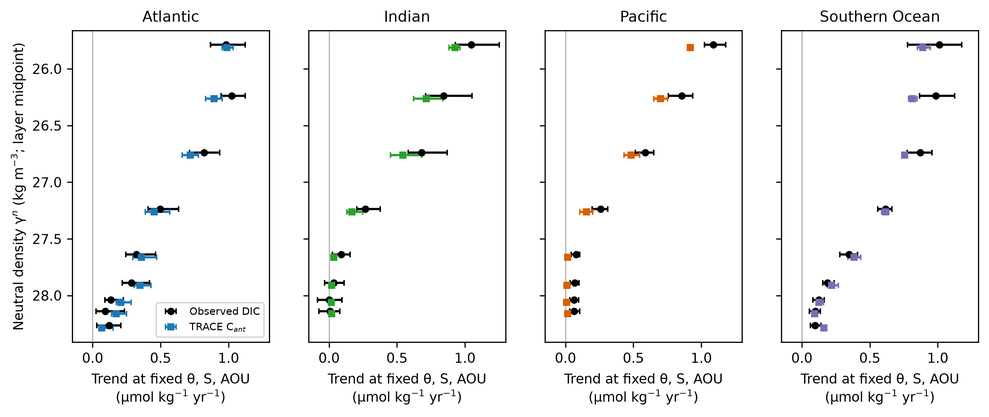
#> input picture research/figures/fig2_trend_profiles.png, 989 x 417 px, shrunk from 2791 x 1175 before the run
$ python pitch.py
#> lines starting #> are read from the running program, lines starting #| are printed output that depends on the picture
"""Build a short slide-deck PDF pitch for an advisor meeting.

Usage: python -m research.visualization.pitch
Output: paper/pitch_for_professor.pdf (+ PNG previews in research/figures/pitch/)
"""

from __future__ import annotations

import matplotlib

matplotlib.use("Agg")
import matplotlib.image as mpimg
import matplotlib.pyplot as plt
from matplotlib.backends.backend_pdf import PdfPages
from matplotlib.patches import FancyBboxPatch

from research.data_io import ROOT

FIG = ROOT / "research" / "figures"
OUT = ROOT / "paper" / "pitch_for_professor.pdf"
PREV = FIG / "pitch"
W, H = 13.333, 7.5
INK, MUTED, ACCENT, GOOD, WARN = "#1b2a3a", "#5b6b7b", "#1f6f9f", "#2e7d32", "#b5651d"
plt.rcParams.update({"font.family": "DejaVu Sans"})


def slide(title: str | None = None, kicker: str | None = None):
    fig = plt.figure(figsize=(W, H))
    fig.patch.set_facecolor("white")
    if kicker:
        fig.text(0.05, 0.925, kicker.upper(), fontsize=11, color=ACCENT, weight="bold")
    if title:
        fig.text(0.05, 0.86, title, fontsize=25, color=INK, weight="bold", va="center")
    return fig


def bullets(fig, items, x=0.05, y=0.74, size=16, gap=0.075, width=None):
#> called with x = 0.05, y = 0.76, size = 16, gap = 0.085
    for it in items:
        sub = it.startswith("  ")
        txt = it.strip()
        fig.text(x + (0.03 if sub else 0), y, ("–  " if sub else "•  ") + txt,
                 fontsize=size - (2 if sub else 0), color=MUTED if sub else INK, va="top", wrap=True)
        y -= gap * (0.8 if sub else 1)
    return y


def box(fig, x, y, w, h, text, color=ACCENT, size=15, title=None):
    ax = fig.add_axes([x, y, w, h])
    ax.axis("off")
    ax.add_patch(FancyBboxPatch((0, 0), 1, 1, boxstyle="round,pad=0.0,rounding_size=0.04",
                                transform=ax.transAxes, facecolor=color, alpha=0.09, edgecolor=color, lw=1.5))
    if title:
        ax.text(0.04, 0.88, title, fontsize=size, weight="bold", color=color, va="top", transform=ax.transAxes)
    ax.text(0.04, 0.88 - (0.2 if title else 0), text, fontsize=size - 1, color=INK, va="top",
            transform=ax.transAxes, wrap=True, linespacing=1.45)


def image(fig, path, rect):
    ax = fig.add_axes(rect)
    ax.imshow(mpimg.imread(path))
    ax.axis("off")


def footer(fig, n):
    fig.text(0.05, 0.035, "GLODAPv2.2023 · TRACE · eMLR(C*) — draft results, not yet peer-reviewed",
             fontsize=9, color=MUTED)
    fig.text(0.95, 0.035, str(n), fontsize=10, color=MUTED, ha="right")


def build():
    slides = []

    # 1 Title
    f = slide()
    f.text(0.05, 0.70, "Is the ocean storing human CO₂\nas fast as tracer ages predict?", fontsize=36,
           weight="bold", color=INK, va="top", linespacing=1.2)
    f.text(0.05, 0.43, "A sample-matched test of 50 years of GLODAP carbon data\nagainst tracer-based anthropogenic-carbon estimates",
           fontsize=18, color=MUTED, va="top", linespacing=1.4)
    f.text(0.05, 0.20, "Ishaan Sodhi   ·   14 November 2026 (updated with Rounds 2–4)", fontsize=14, color=INK)
    f.add_artist(plt.Line2D([0.05, 0.35], [0.27, 0.27], color=ACCENT, lw=3))
    slides.append(f)

    # 2 Where it started
    f = slide("It started as an audit of our TCO₂ regression project", "Background")
    bullets(f, [
        "Original claim: DIC ≈ a 5-parameter 'rank-1 quadratic' in S, T, AOU — 'low-dimensional'",
        "Re-analysis found every model under-predicts later years: +4 to +11 µmol kg⁻¹ bias",
        "  The bias grows with time and is largest near the surface — the shape of human CO₂ uptake",
        "Adding a simple time term removes 77–83 % of that bias (median)",
        "Which model 'wins' flips with the test design; rank-1 vs rank-2 vs quadratic",
        "  are statistically equivalent within ±4 µmol kg⁻¹ (DIC measurement precision)",
        "15 % of the data used were calculated or non-QC'd DIC (GLODAP flags ignored)",
    ], y=0.76, size=16, gap=0.085)
    box(f, 0.05, 0.08, 0.9, 0.12, "So the 'error' was a signal. Instead of hiding it, we made it the research question.",
        color=ACCENT, size=16)
    slides.append(f)

    # 3 Question
    f = slide("Research question", "The idea")
    f.text(0.05, 0.70, "Within the same places and at the same water properties (θ, S, AOU),\n"
                       "does ocean DIC rise at the rate that tracer-based models of\n"
                       "anthropogenic carbon (TRACE) predict — layer by layer, basin by basin?",
           fontsize=21, color=INK, va="top", linespacing=1.5, style="italic")
    box(f, 0.05, 0.10, 0.42, 0.32,
        "• DIC-based methods (eMLR) and tracer-based\n  methods (TTD/TRACE) both estimate human CO₂\n"
        "• They are usually compared as maps or inventories\n"
        "• Never with one identical estimator at the\n  same samples over the whole record (that we found)",
        title="Why it matters", size=14)
    box(f, 0.53, 0.10, 0.42, 0.32,
        "• Agreement → validates TRACE's rates\n  from carbon data directly\n"
        "• Disagreement → either TRACE is biased,\n  or natural carbon / circulation is changing\n"
        "• Both outcomes are publishable",
        title="What we learn", color=GOOD, size=14)
    slides.append(f)

    # 4 Method
    f = slide("Design: one estimator, two inputs, same samples", "Method")
    bullets(f, [
        "Data: 342,277 strict-QC GLODAPv2.2023 samples, 515 cruises, 1972–2021",
        "Grid: 4°×4° cells revisited over ≥ 10 years; 9 neutral-density layers; 4 basins",
        "Model per basin × layer:  y = cell effect + f(θ, S, AOU) + β·year",
        "  Run with y = observed DIC  →  β_DIC;   with y = TRACE C_ant  →  β_Cant",
        "New: drift-immune version — upper layer vs deep layers within the same cruises",
        "  Cruise fixed effects cancel any per-cruise calibration offset, even one drifting in time",
        "Uncertainty: cruise-level bootstrap shared across all groups (valid pooled CIs)",
        "Pre-registered pass/fail rules; validated on synthetic data with drift (bias ≤ 0.002)",
    ], y=0.76, size=16, gap=0.08)
    slides.append(f)

    # 5 Result 1
    f = slide("Result 1 — a clear human-CO₂ signature", "Results")
    image(f, FIG / "fig2_trend_profiles.png", [0.03, 0.22, 0.94, 0.58])
    f.text(0.05, 0.13, "≈ 1 µmol kg⁻¹ yr⁻¹ at the surface in every basin (matches CO₂ equilibrium theory), decaying with depth;\n"
                       "reaches North Atlantic Deep Water but not old Indian deep water.",
           fontsize=13, color=INK, va="top", linespacing=1.5)
    slides.append(f)

    # 6 Result 2
    f = slide("Result 2 — upper ocean 16–18 % faster than TRACE, not drift", "Results")
    image(f, FIG / "fig7_drift_immune_excess.png", [0.03, 0.22, 0.94, 0.58])
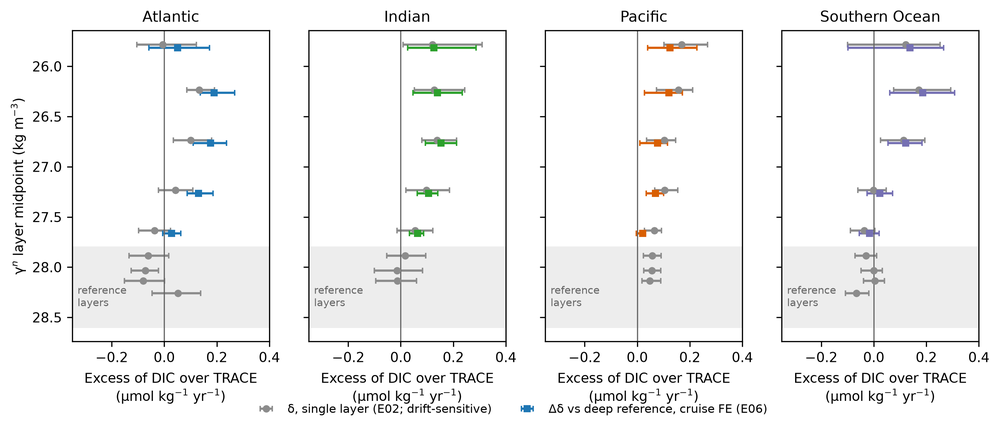
#> input picture research/figures/fig7_drift_immune_excess.png, 1000 x 431 px, shrunk from 2821 x 1217 before the run
    f.text(0.05, 0.13, "Pooled upper ocean (γⁿ ≤ 27.0): observed / TRACE = 1.16 [1.11, 1.21].  Drift-immune (cruise offsets removed): 1.18 [1.11, 1.23].\n"
                       "Similar in all four basins (16–20 %); 10 of 12 upper layers survive the drift test; robust to the choice of deep reference (1.16–1.19).",
           fontsize=13, color=INK, va="top", linespacing=1.5)
    slides.append(f)

    # 7 Result 3
    f = slide("Result 3 — two eMLR(C*) products agree", "Results")
    image(f, FIG / "fig10_emlr_products.png", [0.03, 0.22, 0.94, 0.58])
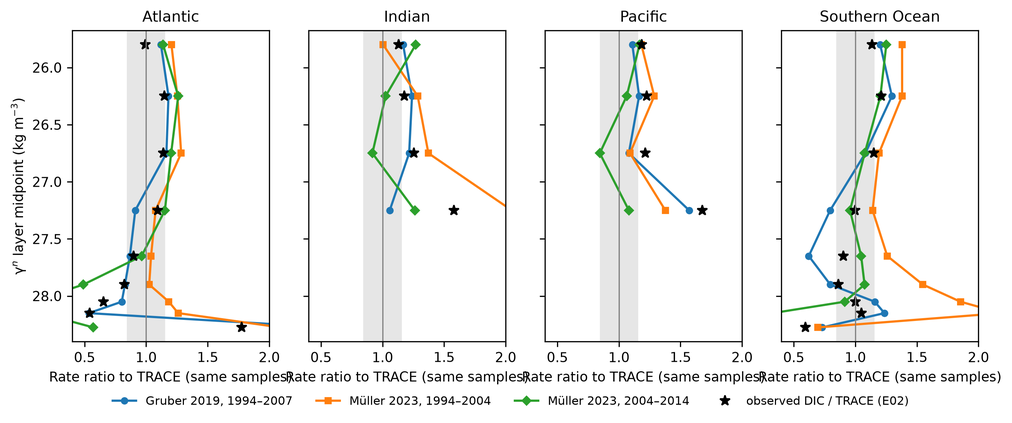
#> input picture research/figures/fig10_emlr_products.png, 1012 x 423 px, shrunk from 2856 x 1194 before the run
    f.text(0.05, 0.13, "At the same samples: Gruber 2019 (1994–2007) 1.13;  Müller 2023 (1994–2004) 1.20 and (2004–2014) 1.13 × TRACE.\n"
                       "Even their lowest sensitivity cases exceed TRACE.  Caveat: both use GLODAP DIC, so not independent.",
           fontsize=13, color=INK, va="top", linespacing=1.5)
    slides.append(f)

    # 8 Result 4 (model)
    f = slide("Result 4 — two climate models: method validated, shortfall not confirmed", "Results")
    image(f, FIG / "fig13_models.png", [0.12, 0.22, 0.76, 0.58])
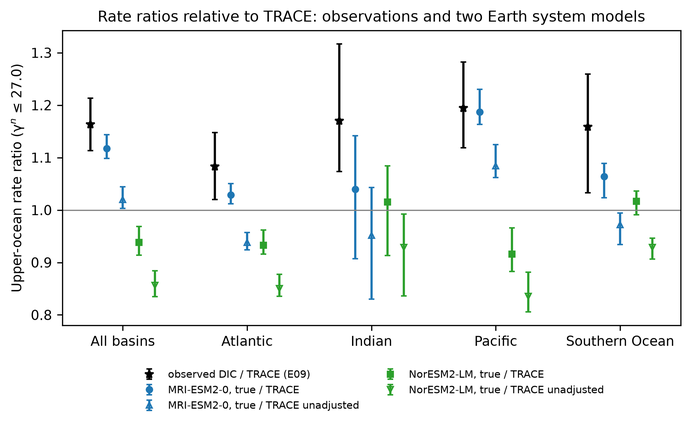
#> input picture research/figures/fig13_models.png, 691 x 426 px, shrunk from 1949 x 1202 before the run
    f.text(0.05, 0.13, "Two climate models sampled at every GLODAP sample (true C_ant known exactly): our estimator is unbiased in both.\n"
                       "But TRACE is 12 % short in MRI-ESM2-0 and 6 % over in NorESM2-LM, so the models cannot confirm the shortfall.",
           fontsize=13, color=INK, va="top", linespacing=1.5)
    slides.append(f)

    # 9 Mechanism
    f = slide("Why? Most of it is TRACE's surface CO₂ boundary condition", "Mechanism")
    bullets(f, [
        "TRACE's built-in surface-ocean CO₂ history rises at only 0.88 × the atmospheric rate",
        "Swap in the real atmospheric record:",
        "  Observations: excess falls from 16 % to 6 % [1, 10] → explains ≈ 60 %",
        "  MRI-ESM2-0: 12 % → 2 %;  NorESM2-LM (pre-registered test): no shortfall to explain",
        "Time series (BATS, HOT, ESTOC) show surface pCO₂ keeping pace with the atmosphere",
        "Other TRACE knobs (age-distribution shape, ages ±20 %, θ input) matter little",
        "Deep Atlantic: 25–35 % below TRACE in data and eMLR — slowing deep ventilation",
    ], y=0.76, size=16, gap=0.085)
    box(f, 0.05, 0.08, 0.9, 0.12, "Found after seeing the data (post hoc); the pre-registered out-of-sample test in a 2nd model did not confirm it.",
        color=WARN, size=14)
    slides.append(f)

    # 10 Confidence
    f = slide("How sure are we?", "Honest assessment")
    box(f, 0.05, 0.14, 0.42, 0.62,
        "✓ Survives cruise-offset/drift removal\n"
        "✓ Same in all four basins; pooled CIs\n"
        "✓ 7 TRACE structural variants\n"
        "✓ C* (phosphate + alkalinity): 9/12 layers\n"
        "✓ Two eMLR(C*) products agree\n"
        "✓ Two ESMs: estimator unbiased\n"
        "✓ Robust to deep reference choice\n"
        "✓ Pre-registered; all runs logged",
        title="What holds up", color=GOOD, size=15)
    box(f, 0.53, 0.14, 0.42, 0.62,
        "! All observational evidence uses GLODAP DIC\n"
        "! The two ESMs disagree on the TRACE\n   shortfall (+12 %, −6 %)\n"
        "! Near reference: excess ~30 % smaller\n"
        "! Pacific thermocline depends on AOU vs\n   phosphate correction\n"
        "! Not yet reviewed by a carbon expert",
        title="What could break it", color=WARN, size=15)
    slides.append(f)

    # 11 Claim
    f = slide("The claim we think we can defend", "Takeaway")
    box(f, 0.05, 0.50, 0.9, 0.26,
        "Upper-ocean anthropogenic carbon accumulates 16–18 % faster than TRACE predicts at the\n"
        "same samples. The excess is not caused by cruise-level calibration drift, is matched by two\n"
        "eMLR(C*) products; our method is validated in two Earth system models. About 60 % of it\n"
        "matches TRACE's damped surface CO₂ boundary condition: an observational constraint on C_ant rates.",
        color=ACCENT, size=16)
    bullets(f, [
        "Side results: a reusable drift-immune diagnostic for any interior C_ant product;",
        "  alkalinity drift at depth (matters for C* methods); static DIC regressions must model time",
        "What we are NOT claiming: that the TTD approach is wrong, or that natural carbon is increasing",
    ], y=0.40, size=15, gap=0.08)
    slides.append(f)

    # 12 Next steps / asks
    f = slide("Next steps — and where we'd value your input", "Plan")
    box(f, 0.05, 0.14, 0.42, 0.62,
        "1. Contact TRACE / eMLR(C*) developers\n    (request drafted)\n"
        "2. Non-GLODAP check, e.g. SOCAT-based\n    surface CO₂ history in TRACE\n"
        "3. Submit to GBC or Biogeosciences\n    (journal-format draft ready)\n"
        "4. OSM 2028 / EGU 2027 abstract now\n"
        "5. Zenodo release of code + results",
        title="Next 2–4 weeks", size=15)
    box(f, 0.53, 0.14, 0.42, 0.62,
        "• Is the boundary-condition explanation\n  plausible, or a known TRACE issue?\n"
        "• Why do the two climate models\n  disagree with TRACE in opposite ways?\n"
        "• Who should we show this to first?\n"
        "• Should the original rank-1 paper be\n  retired or reframed?\n"
        "• Venue and timeline you'd recommend",
        title="Questions for you", color=GOOD, size=15)
    slides.append(f)

    OUT.parent.mkdir(parents=True, exist_ok=True)
    PREV.mkdir(parents=True, exist_ok=True)
    with PdfPages(OUT) as pdf:
        for i, f in enumerate(slides, 1):
            if i > 1:
                footer(f, i)
            pdf.savefig(f)
            f.savefig(PREV / f"slide{i:02d}.png", dpi=60)
            plt.close(f)
#> this loop made 12 passes
#> pass 1, in build, `plt.close(f)`:
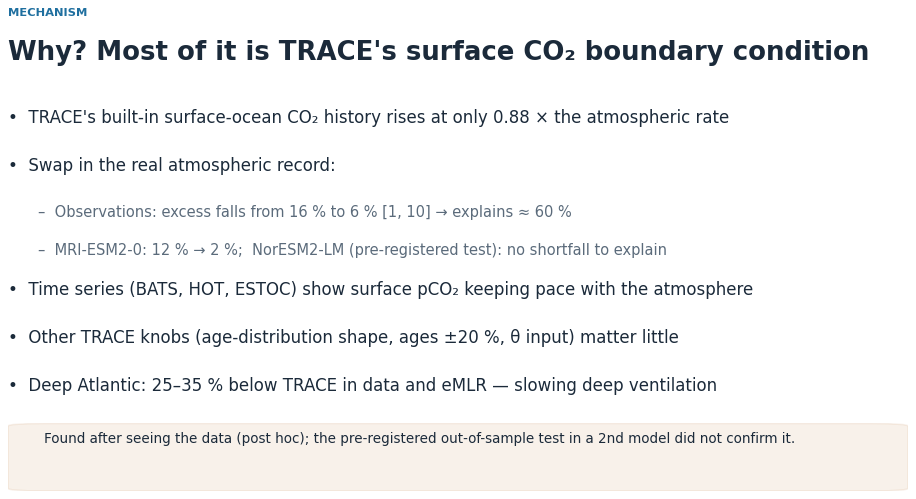
#> figure drawn by matplotlib, 1 panel
#> pass 1, in build, `plt.close(f)`:
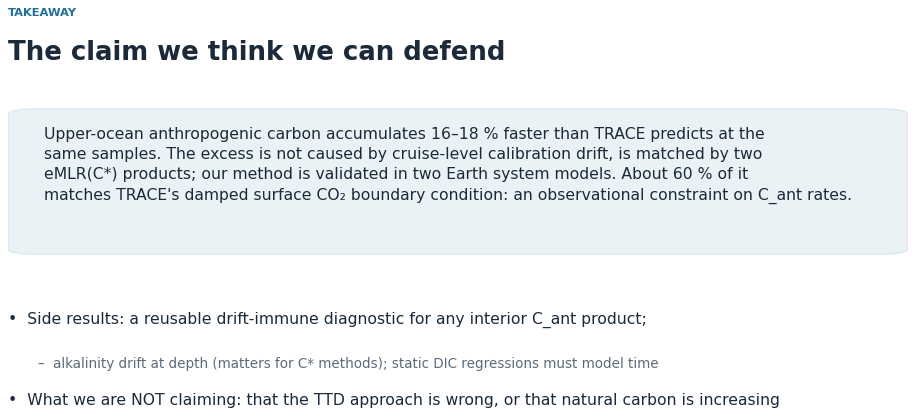
#> figure drawn by matplotlib, 1 panel
#> pass 1, in build, `plt.close(f)`:
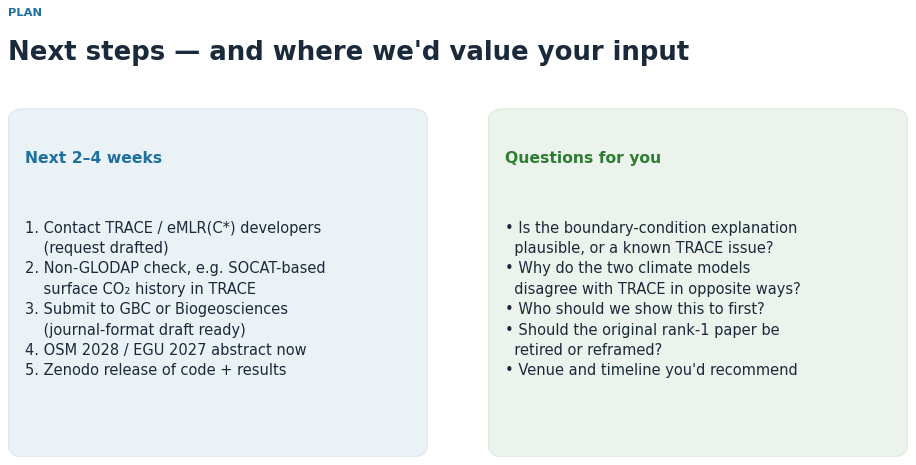
#> figure drawn by matplotlib, 2 panels
#> pass 2, in build, `pdf.savefig(f)`:
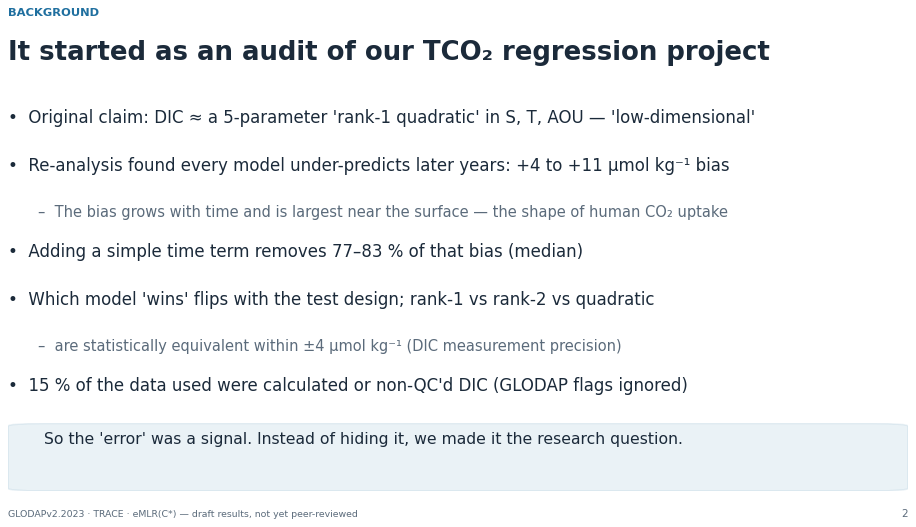
#> figure drawn by matplotlib, 1 panel
    print(OUT, len(slides), "slides")


if __name__ == "__main__":
    build()
